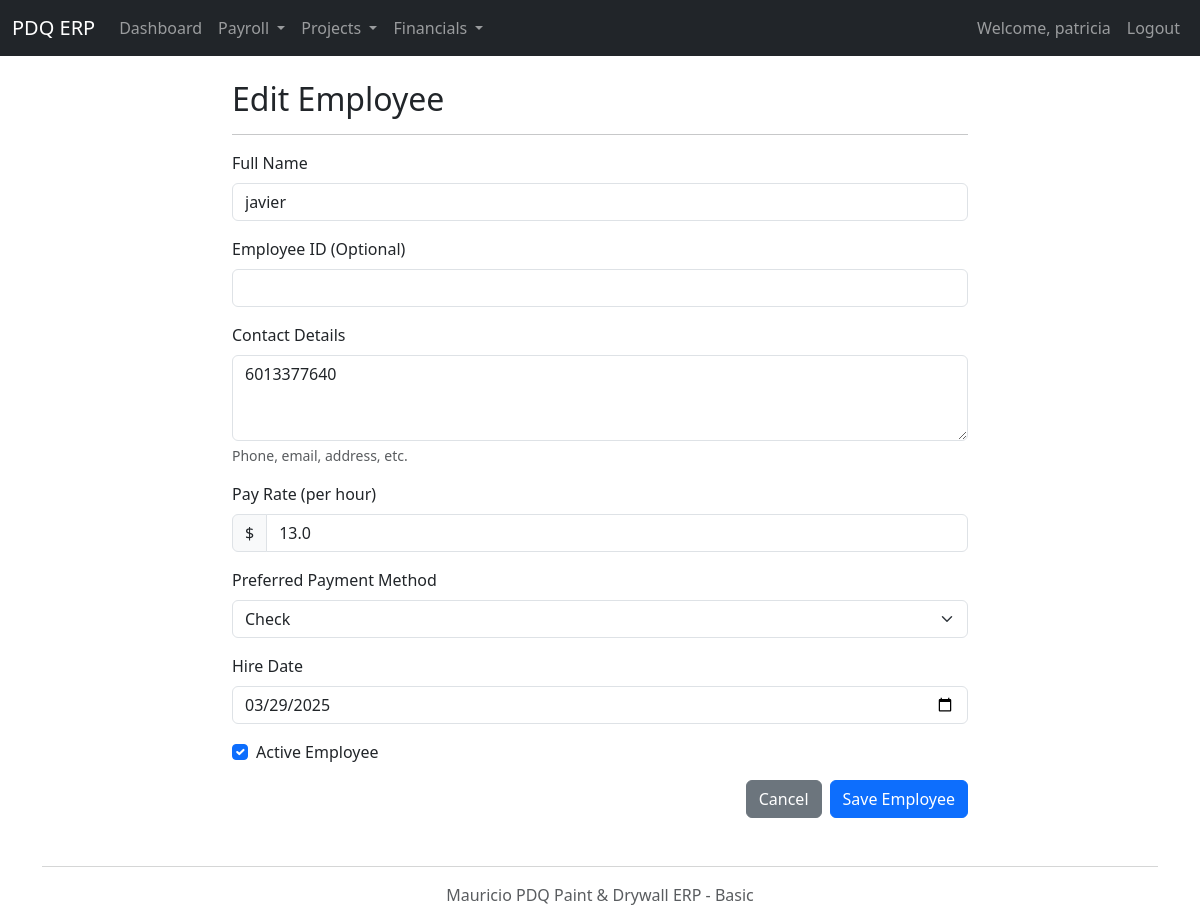
The page /employee/edit/1 (signed in) on the database its author committed.
### models.py (models this page shows, shortened)
class Employee(db.Model):
    id = db.Column(db.Integer, primary_key=True)
    name = db.Column(db.String(100), nullable=False)
    employee_id_str = db.Column(db.String(20), unique=True)
    contact_details = db.Column(db.Text)
    pay_rate = db.Column(db.Float, nullable=False)
    payment_method_preference = db.Column(db.Enum(PaymentMethod))
    is_active = db.Column(db.Boolean, default=True)
    hire_date = db.Column(db.Date)

### app.py (the view, shortened to what this page needs)
@app.route('/employee/edit/<int:id>', methods=['GET', 'POST'])
@login_required
def edit_employee(id):
    employee = db.session.get(Employee, id)
    if not employee:
        flash('Employee not found.', 'danger')
        return redirect(url_for('employees')), 404
    form = EmployeeForm(obj=employee)
    if request.method == 'GET' and employee.payment_method_preference:
        form.payment_method_preference.data = employee.payment_method_preference.name
    return render_template('employee_form.html', form=form, title="Edit Employee", employee=employee)

### forms.py
class EmployeeForm(FlaskForm):
    name = StringField('Full Name', validators=[DataRequired()])
    employee_id_str = StringField('Employee ID (Optional)')
    contact_details = TextAreaField('Contact Details')
    pay_rate = FloatField('Pay Rate (per hour)', validators=[DataRequired(), NumberRange(min=0, message="Pay rate cannot be negative")])
    payment_method_preference = SelectField('Preferred Payment Method', choices=[(pm.name, pm.value) for pm in PaymentMethod if pm != PaymentMethod.OTHER], coerce=str, validators=[Optional()])
    is_active = BooleanField('Active Employee', default=True)
    hire_date = DateField('Hire Date', validators=[Optional()])
    submit = SubmitField('Save Employee')

### app.py (called while the page is built)
def login_required(f):
    @wraps(f)
    def decorated_function(*args, **kwargs):
        if 'user_id' not in session:
            flash('Please log in to access this page.', 'danger')
            return redirect(url_for('login'))
        return f(*args, **kwargs)
    return decorated_function

### templates/employee_form.html (shortened to what this page needs)
{% extends "layout.html" %}
{% block content %}
<div class="row">
    <div class="col-lg-8 offset-lg-2">
        <h2>{{ title }}</h2>
        <hr>
        <form method="POST" novalidate>
            <div class="mb-3">
                {{ form.name.label(class="form-label") }}
                {{ form.name(class="form-control" + (" is-invalid" if form.name.errors else "")) }}
            </div>
            <div class="mb-3">
                {{ form.employee_id_str.label(class="form-label") }}
                {{ form.employee_id_str(class="form-control" + (" is-invalid" if form.employee_id_str.errors else "")) }}
            </div>
            <div class="mb-3">
                {{ form.contact_details.label(class="form-label") }}
                {{ form.contact_details(class="form-control" + (" is-invalid" if form.contact_details.errors else ""), rows=3) }}
                <div class="form-text">Phone, email, address, etc.</div>
            </div>
            <div class="mb-3">
                {{ form.pay_rate.label(class="form-label") }}
                <div class="input-group">
                    <span class="input-group-text">$</span>
                    {{ form.pay_rate(class="form-control" + (" is-invalid" if form.pay_rate.errors else "")) }}
                </div>
            </div>
            <div class="mb-3">
                {{ form.payment_method_preference.label(class="form-label") }}
                {{ form.payment_method_preference(class="form-select" + (" is-invalid" if form.payment_method_preference.errors else "")) }}
            </div>
            <div class="mb-3">
                {{ form.hire_date.label(class="form-label") }}
                {{ form.hire_date(class="form-control" + (" is-invalid" if form.hire_date.errors else ""), type="date") }}
            </div>
            <div class="mb-3 form-check">
                {{ form.is_active(class="form-check-input") }}
                {{ form.is_active.label(class="form-check-label") }}
            </div>
            <div class="d-grid gap-2 d-md-flex justify-content-md-end">
                <a href="{{ url_for('employees') }}" class="btn btn-secondary">Cancel</a>
                {{ form.submit(class="btn btn-primary") }}
            </div>
        </form>
    </div>
</div>
{% endblock %}

### rows shown on the page
Employee: name "javier", contact_details "6013377640", pay_rate "13.0", payment_method_preference "Check", hire_date "03/29/2025", is_active "☑"

### other values the page prints
{{ session.get('username') }} "patricia"
{{ title }} "Edit Employee"
